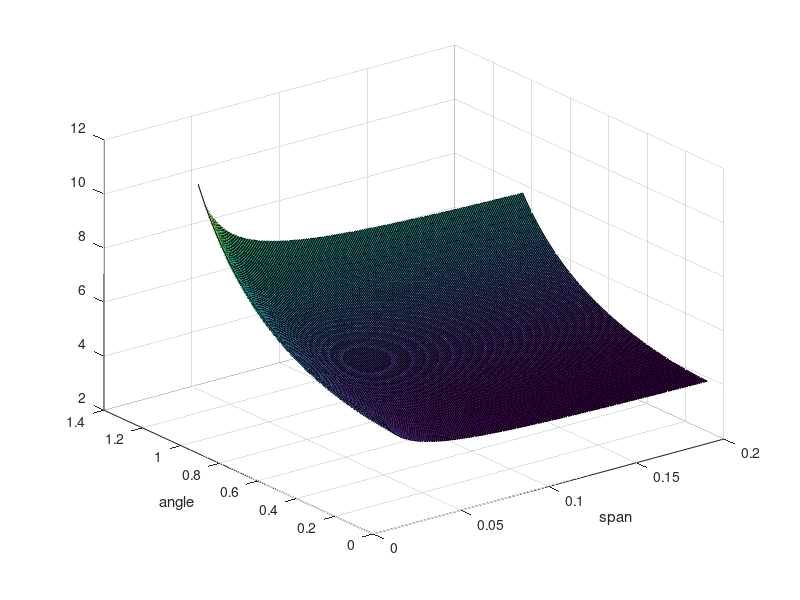

The MATLAB script that drew this image:
clear all
close all
clc

I = 0.005;
D = 2;
phi = deg2rad(5:60);
s = 0.015:0.001:0.2

[s,phi] = meshgrid(s,phi);

F = (pi*I./s+D)./cos(phi);

r = 0.005;
P = F/(pi*r*r) %pressure in pascals

P = P/6895; %convert to PSI

surf(s,phi,P)
xlabel('span')
ylabel('angle')
